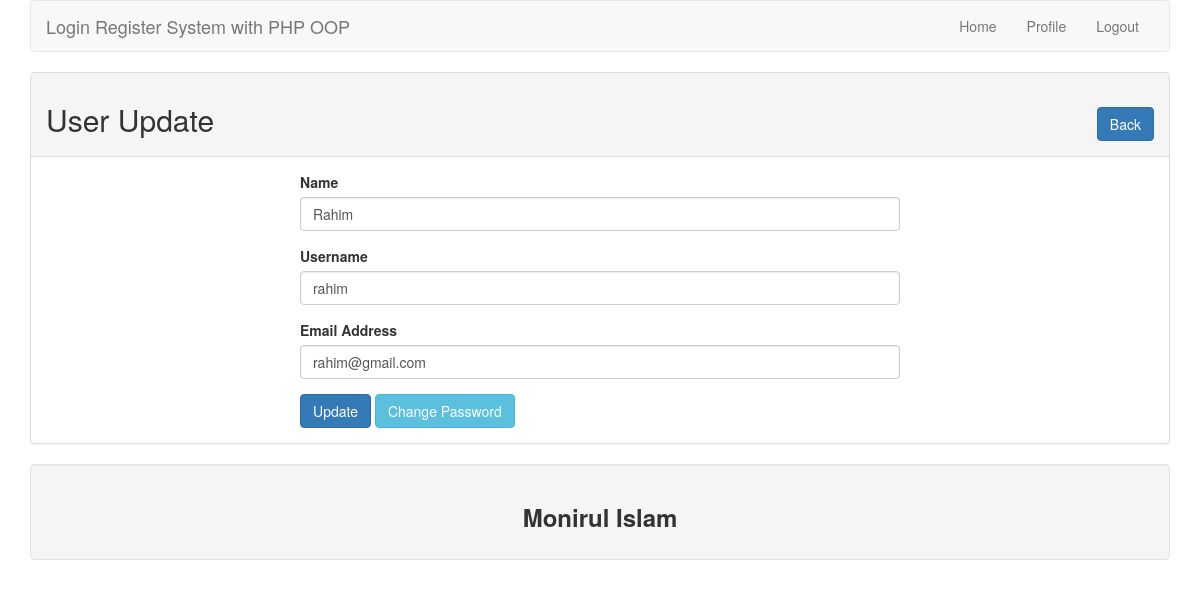
The app's page /profile.php?p=2 (signed in) with its own data.
### tables this page shows
CREATE TABLE `tbl_user` (
  `id` int(11) NOT NULL,
  `name` varchar(255) NOT NULL,
  `username` varchar(255) NOT NULL,
  `email` varchar(255) NOT NULL,
  `password` varchar(255) NOT NULL
);

### lib/User.php (called while the page is built, shortened)
<?php
	include_once 'Session.php';
	include 'Database.php';
	class User {
		private $db;
		public function __construct() {
			$this->db = new Database();
		}
		public function getProfileData( $profileID ) {
			$sql = "SELECT * FROM tbl_user WHERE id= :profileID";
			$query = $this->db->pdo->prepare($sql);
			$query->bindValue( ':profileID', $profileID );
			$query->execute();
			$result = $query->fetch(PDO::FETCH_OBJ);
			return $result;
		}
	}

### lib/Database.php (called while the page is built)
<?php
	class Database {
		private $hostdb = "localhost";
		private $userdb = "root";
		private $passdb = "";
		private $namedb = "oop_lr";
		public $pdo;
		public function __construct() {
			if ( !isset($this->pdo)) {
				try {
					$link = new PDO("mysql:host=".$this->hostdb.";dbname=".$this->namedb, $this->userdb, $this->passdb );
					$link->setAttribute(PDO::ATTR_ERRMODE, PDO::ERRMODE_EXCEPTION);
					$link->exec("SET CHARACTER SET utf8");
					$this->pdo = $link;
				} catch (PDOException $e) {
					die("Failed to connect with Databaee".$e->getMessage());
				}
			}
		}
	}

### lib/Session.php (called while the page is built, shortened)
<?php
	class Session {
		public static function get($key) {
			if( isset($_SESSION[$key]) ) {
				return $_SESSION[$key];
			} else {
				return false;
			}
		}
	}

### profile.php (the view, shortened to what this page needs)
<?php
	include 'inc/header.php';
	include 'lib/User.php';
	$user = new User();
	if( isset($_GET['p']) ) {
		$profileID = $_GET['p'];
	}
?>
	<div class="panel panel-default">
		<div class="panel-heading">
			<h2>User Update <span class="pull-right"><a class="btn btn-primary" href="index.php">Back</a></span></h2>
		</div>
		<div class="panel-body">
			<?php
				$profileData = $user->getProfileData($profileID);
				if( $profileData ) {
			?>
			<form action="" method="POST" style="max-width: 600px; margin: 0 auto">
				<div class="form-group">
				    <label for="name">Name</label>
				    <input type="text" class="form-control" id="name" name="name" placeholder="Enter your name" value="<?php echo $profileData->name; ?>">
				</div>
				<div class="form-group">
				    <label for="username">Username</label>
				    <input type="text" class="form-control" id="username" name="username" placeholder="Enter your username" value="<?php echo $profileData->username; ?>">
				</div>
				<div class="form-group">
				    <label for="email">Email Address</label>
				    <input type="email" class="form-control" id="email" name="email" placeholder="Enter email address" value="<?php echo $profileData->email; ?>">
				</div>
				<?php
					$sessonId = Session::get('id');
					if( $sessonId == $profileData->id ) {
				?>
				<button type="submit" name="update" class="btn btn-primary">Update</button>
				<a class="btn btn-info" href="change-password.php?p=<?php echo $profileID; ?>">Change Password</a>
				<?php } ?>
			</form>
			<?php } ?>
		</div>
	</div>
<?php include_once 'inc/footer.php'; ?>

### records on screen
tbl_user: name "Rahim", username "rahim", email "rahim@gmail.com"
